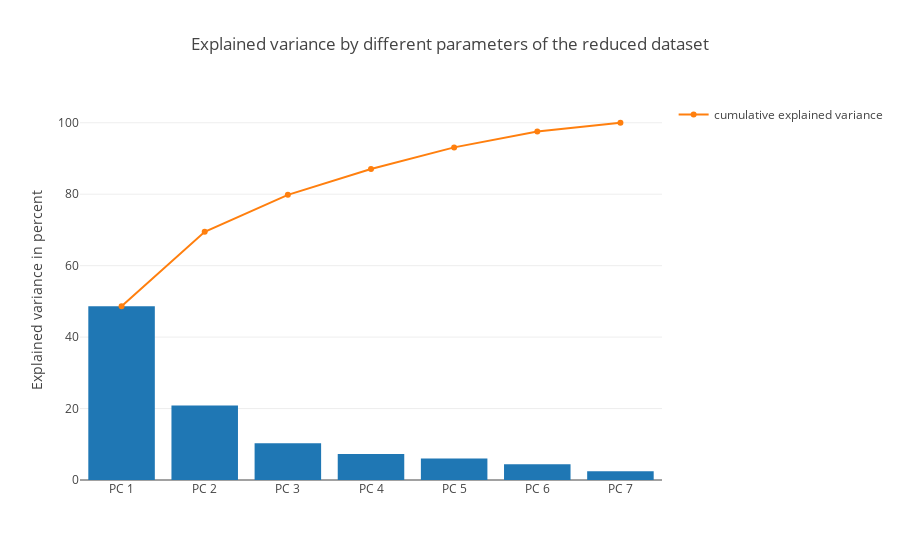

Notebook code cell kept with this figure:
### Code cell
tot = sum(eig_vals_red)

var_exp_red = [(i / tot)*100 for i in sorted(eig_vals_red, reverse=True)]

cum_var_exp_red = np.cumsum(var_exp_red)

trace1 = go.Bar(
        x=['PC %s' %i for i in range(1,8)],
        y=var_exp_red,
        showlegend=False)

trace2 = go.Scatter(
        x=['PC %s' %i for i in range(1,8)], 
        y=cum_var_exp_red,
        name='cumulative explained variance')

data = go.Data([trace1, trace2])

layout=go.Layout(
        yaxis=go.YAxis(title='Explained variance in percent'),
        title='Explained variance by different parameters of the reduced dataset')

fig = go.Figure(data=data, layout=layout)
iplot(fig)

### Figure 1 — Plotly figure (JSON) as saved in the notebook; plotly's stock layout.template omitted (floating-point values rounded to 4 significant figures)
{"data": [{"showlegend": false, "type": "bar", "x": ["PC 1", "PC 2", "PC 3", "PC 4", "PC 5", "PC 6", "PC 7"], "y": [48.65, 20.85, 10.32, 7.254, 6.039, 4.422, 2.473]}, {"name": "cumulative explained variance", "type": "scatter", "x": ["PC 1", "PC 2", "PC 3", "PC 4", "PC 5", "PC 6", "PC 7"], "y": [48.65, 69.49, 79.81, 87.07, 93.1, 97.53, 100.0]}], "layout": {"title": "Explained variance by different parameters of the reduced dataset", "yaxis": {"title": "Explained variance in percent"}}}
